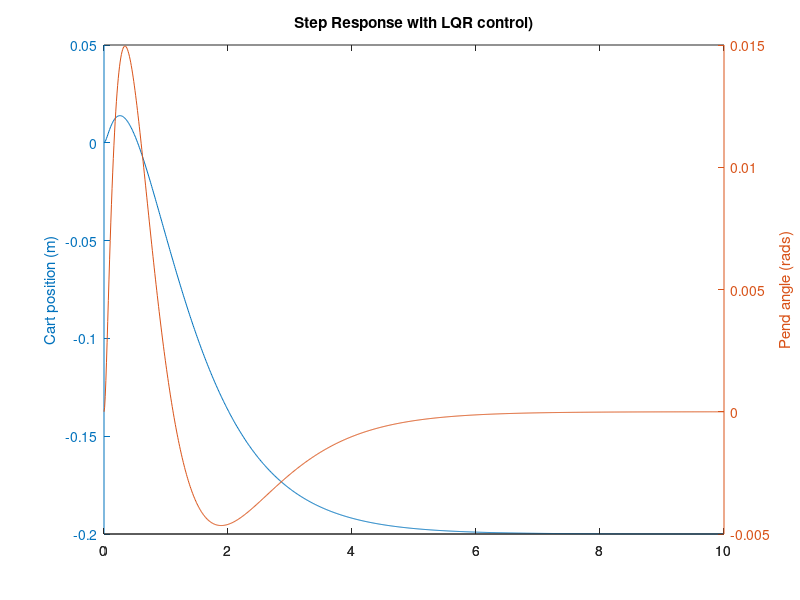

MATLAB code to generate this figure:
%% Inverted pendulum state space model

% Physical constants
M = (295-250) / 1000; % g -> kg
m = 250 / 1000; % g -> kg
l = 110/100; % mm -> m
r = 30/1000; % mm -> m
g = 9.81; %m/s/s
K_t = 0.3475;
R_a = 12.3; % Ohms

% x-dot = Ax 
C_1 = 2*K_t/(M*l*R_a*r);
C_2 = l*C_1;
% A = [ 0    1            0          0;
%       0 -C_2*K_t/r     m*g/M        0;
%       0    0            0          1;
%       0 -C_1*K_t/r  (M+m)*g/(M*l)  0;];

A = [0 1 0 0;
    0 0 m*g/M 0;
    0 0 0 1;
    0 0 (M+m)*g/(M*l) 0;];


% B = [ 0;
%       C_2;
%       0;
%       C_1;];
B = [ 0; 1/M; 0; 1/(M*l)];


C = [1 0 0 0;
     0 0 1 0;];

D = [0; 0];

sys = ss(A,B,C,D);
rank(obsv(sys))
Q = [1,0,0,0;
     0,1,0,0;
     0,0,1,0;
     0,0,0,1;];
R = 1;

[K,S,P] = lqr(sys,Q,R);


Ac = (A-B*K);
Bc = B;
Cc = C;
Dc = D;

states = {"x", "dx", "theta", "dtheta"};
inputs = {"voltage"};
outputs = {"x", "theta"};

sys_cl = ss(Ac,Bc,Cc,Dc, 'statename', states, 'inputname', inputs, 'outputname', outputs);
t = 0:0.01:10;
r = 0.2*ones(size(t));
[y, t, x] = lsim(sys_cl, r, t);
[AX,H1,H2] = plotyy(t, y(:,1), t, y(:,2), 'plot');
set(get(AX(1), 'Ylabel'), 'String', 'Cart position (m)');
set(get(AX(2), 'Ylabel'), 'String', 'Pend angle (rads)');
title("Step Response with LQR control)");


